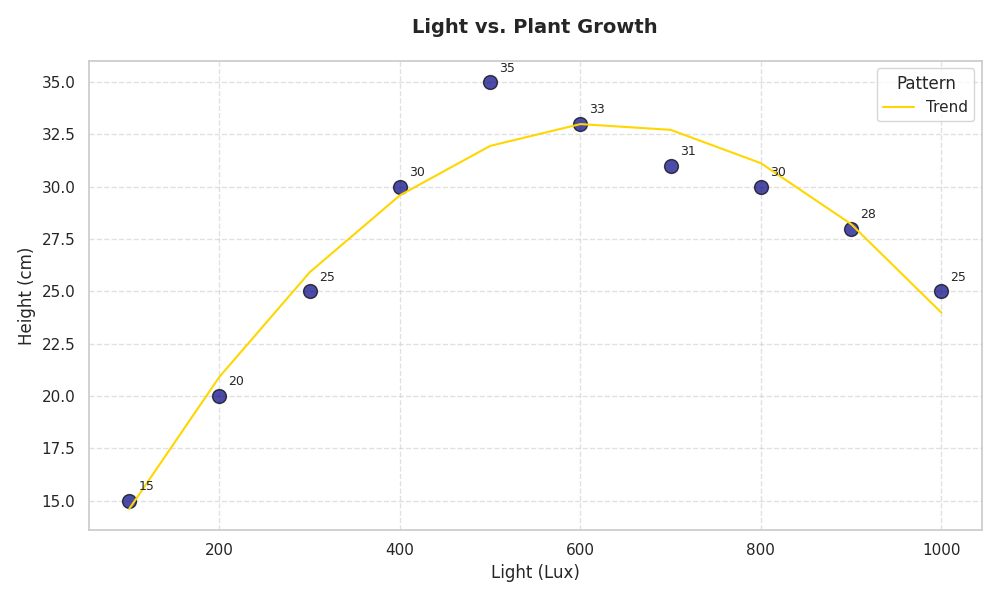

Here is the Python script that generated this plot:
import matplotlib.pyplot as plt
import numpy as np

light_intensity = np.array([100, 200, 300, 400, 500, 600, 700, 800, 900, 1000])
plant_height = np.array([15, 20, 25, 30, 35, 33, 31, 30, 28, 25])

plt.figure(figsize=(10, 6))
plt.scatter(light_intensity, plant_height, color='navy', edgecolors='black', s=100, alpha=0.7)

z = np.polyfit(light_intensity, plant_height, 2)
p = np.poly1d(z)
plt.plot(light_intensity, p(light_intensity), "gold", label='Trend', linewidth=1.5)

plt.title('Light vs. Plant Growth', fontsize=14, fontweight='bold', pad=20)
plt.xlabel('Light (Lux)', fontsize=12)
plt.ylabel('Height (cm)', fontsize=12)

for i in range(len(light_intensity)):
    plt.text(light_intensity[i] + 10, plant_height[i] + 0.5, f'{plant_height[i]}', fontsize=9, ha='left')

plt.grid(True, linestyle='--', alpha=0.6)
plt.legend(title='Pattern', loc='upper right')

plt.tight_layout()

plt.show()
